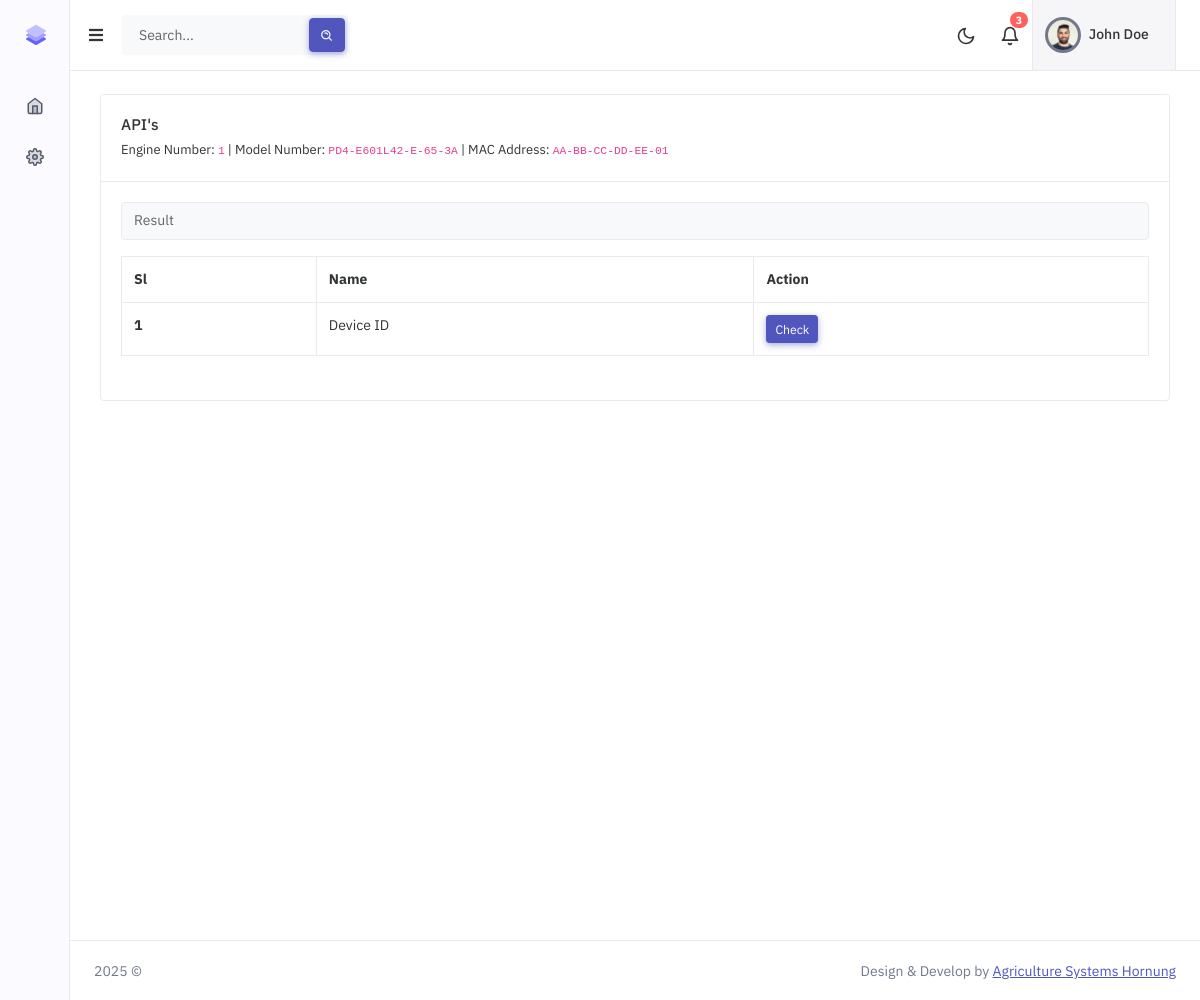
The app's page /api/list/1 (signed in) with its own data.
### app/models/user.py (models this page shows)
class User(UserMixin, db.Model):
    id = db.Column(db.Integer, primary_key=True)
    name = db.Column(db.String(100), nullable=False)
    license_number = db.Column(db.String(64), nullable=False, unique=True, index=True)

### app/models/stepperMotor.py (models this page shows)
class StepperMotor(db.Model):
    id = db.Column(db.Integer, primary_key=True)
    engine_number = db.Column(db.String(120), nullable=True)
    mac_address = db.Column(db.String(20), nullable=False, unique=True, index=True)
    ip_address = db.Column(db.String(45), nullable=False, unique=True, index=True)
    model_number = db.Column(db.String(120), nullable=True)
    device_id = db.Column(db.String(120), nullable=True)
    software_version = db.Column(db.String(120), nullable=True)
    connected = db.Column(db.Boolean, nullable=True, default=False)
    tested = db.Column(db.Boolean, nullable=True, default=False)
    created_at = db.Column(db.DateTime, default=datetime.utcnow)
    updated_at = db.Column(db.DateTime, default=datetime.utcnow, onupdate=datetime.utcnow)

### app/routes/api.py (the view)
@bp.route('/list/<int:motor_id>')
@login_required
def api_list(motor_id):
    motor = StepperMotor.query.get_or_404(motor_id)
    return render_template('views/api_list.html', motor=motor)

### app/__init__.py (called while the page is built)
@login_manager.user_loader
def load_user(user_id):
    from app.models.user import User
    return User.query.get(int(user_id))

### app/templates/views/api_list.html (shortened to what this page needs)
{% extends 'layouts/app.html' %}
{% block content %}
    <div class="row">
        <div class="col-12">
            <div class="card">
                <div class="card-header">
                    <h4 class="card-title">API's</h4>
                    <p class="card-title-desc">
                        Engine Number: <code>{{ motor.engine_number }}</code> |
                        Model Number: <code>{{ motor.model_number }}</code> |
                        MAC Address: <code>{{ motor.mac_address }}</code>
                    </p>
                </div>
                <div class="card-body">
                    <div class="mb-3">
                        <input type="text" class="form-control" aria-label="Result" id="scanResult" placeholder="Result" readonly>
                    </div>
                    <div class="table-responsive">
                        <table class="table table-bordered mb-4">
                            <thead>
                            <tr>
                                <th>Sl</th>
                                <th>Name</th>
                                <th>Action</th>
                            </tr>
                            </thead>
                            <tbody>
                            <tr>
                                <th scope="row">1</th>
                                <td>Device ID</td>
                                <td>
                                    <a class="btn btn-primary btn-sm waves-effect waves-light" href="#" data-ip="{{ motor.ip_address }}" onclick="getDeviceId(this)">Check</a>
                                </td>
                            </tr>
                            </tbody>
                        </table>
                    </div>
                </div>
            </div>
        </div>
    </div>
{% endblock %}

### app/templates/layouts/partials/header.html (shortened to what this page needs)
<header id="page-topbar">
    <div class="navbar-header">
        <div class="d-flex">
            <div class="navbar-brand-box">
                <a href="{{ url_for('dashboard.dashboard') }}" class="logo logo-dark">
                        <span class="logo-sm">
                            <img src="{{ url_for('static', filename='images/logo-sm.svg') }}" alt="Stepper Motor" height="24">
                        </span>
                </a>
            </div>
            <button type="button" class="btn btn-sm px-3 font-size-16 header-item" id="vertical-menu-btn">
                <i class="fa fa-fw fa-bars"></i>
            </button>
            <form class="app-search d-none d-lg-block">
                <div class="position-relative">
                    <input type="text" name="search" aria-label="search" class="form-control" placeholder="Search...">
                    <button class="btn btn-primary" type="button"><i class="bx bx-search-alt align-middle"></i></button>
                </div>
            </form>
        </div>
        <div class="d-flex">
            <div class="dropdown d-none d-sm-inline-block">
                <button type="button" class="btn header-item" id="mode-setting-btn">
                    <i data-feather="moon" class="icon-lg layout-mode-dark"></i>
                </button>
            </div>
            <div class="dropdown d-inline-block">
                <button type="button" class="btn header-item noti-icon position-relative" id="page-header-notifications-dropdown" data-bs-toggle="dropdown" aria-haspopup="true" aria-expanded="false">
                    <i data-feather="bell" class="icon-lg"></i>
                    <span class="badge bg-danger rounded-pill">3</span>
                </button>
            </div>
            <div class="dropdown d-inline-block">
                <button type="button" class="btn header-item bg-light-subtle border-start border-end" id="page-header-user-dropdown" data-bs-toggle="dropdown" aria-haspopup="true" aria-expanded="false">
                    <img class="rounded-circle header-profile-user" src="{{ url_for('static', filename='images/avatar_1.jpg') }}" alt="">
                    <span class="d-none d-xl-inline-block ms-1 fw-medium">
                        {% if current_user.is_authenticated %}
                            {{ current_user.name }}
                        {% else %}
                            Mr. Jhon Doe
                        {% endif %}
                    </span>
                    <i class="mdi mdi-chevron-down d-none d-xl-inline-block"></i>
                </button>
            </div>
        </div>
    </div>
</header>

### records on screen
User: name "John Doe"
StepperMotor: engine_number "1", model_number "PD4-E601L42-E-65-3A", mac_address "AA-BB-CC-DD-EE-01"
